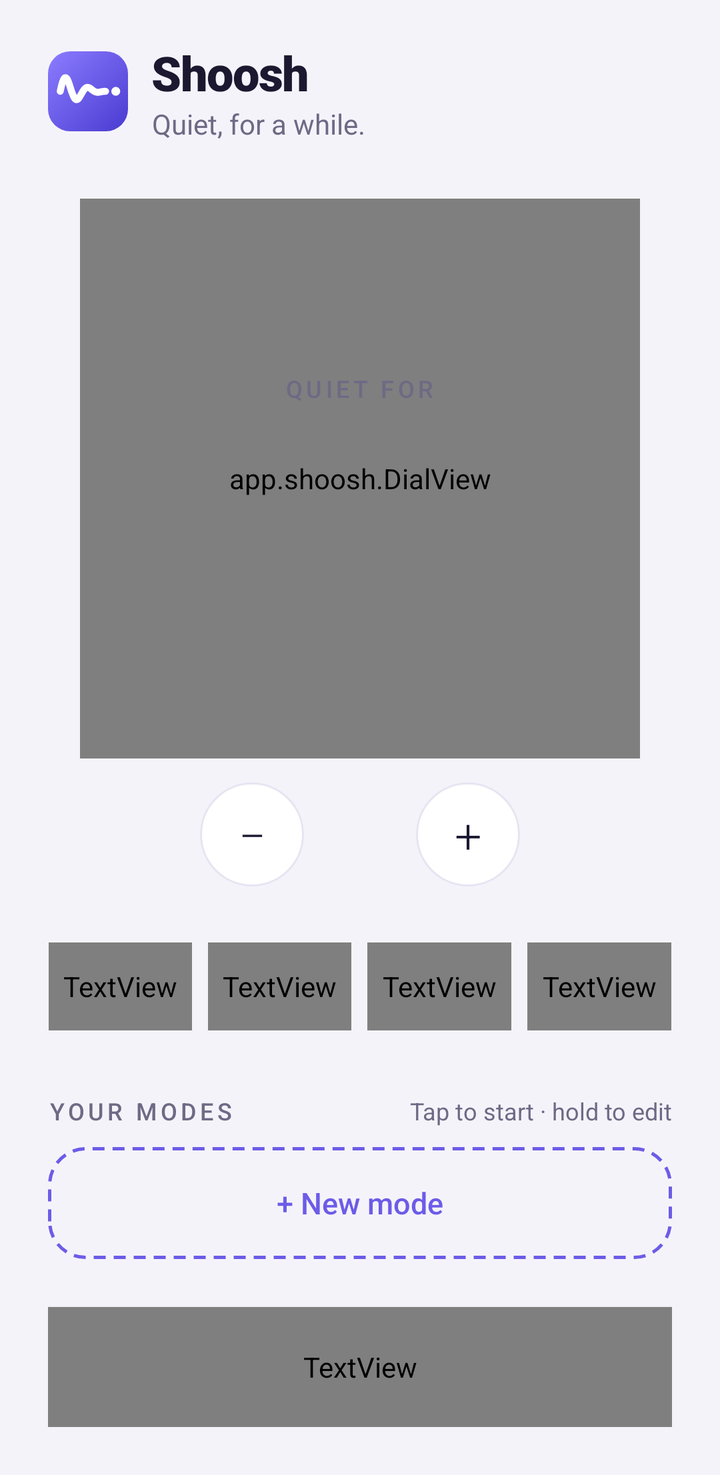
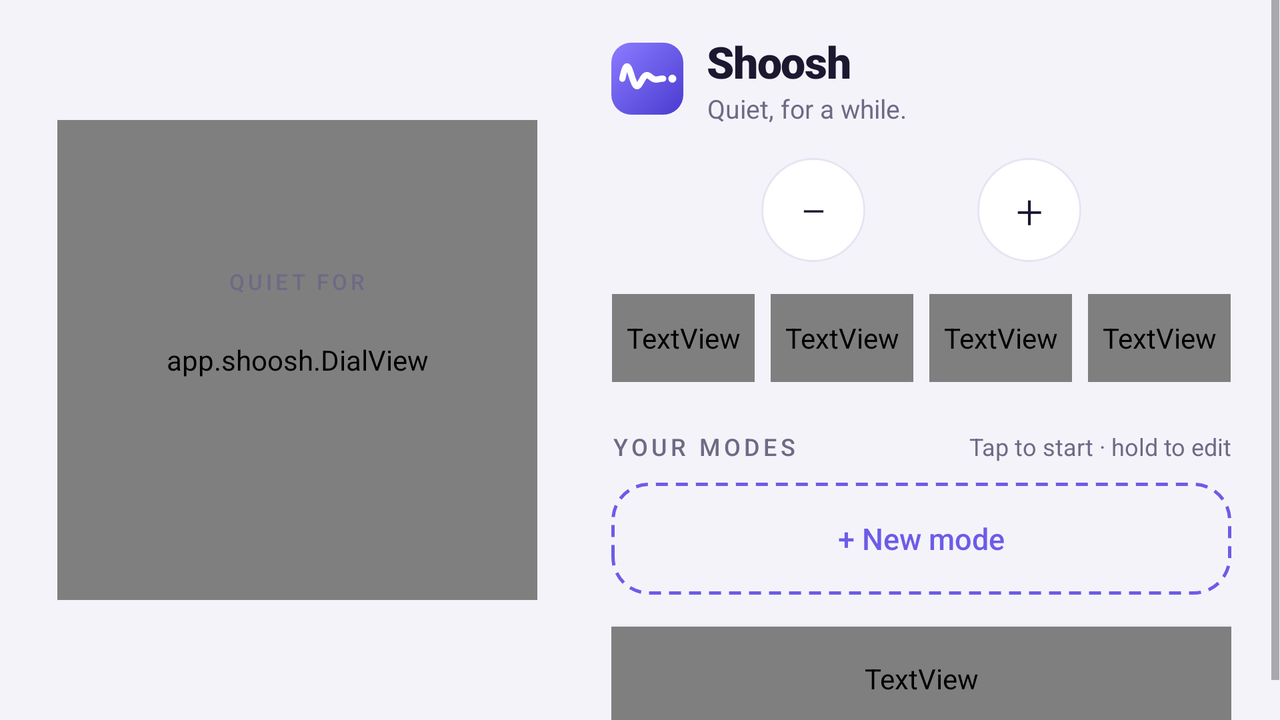

Two renders of one Android screen. The first uses the default layout on a phone; the second uses the alternative layout the repository ships for a different screen configuration, on a matching device. The two XML files are below.
<!-- AndroidManifest.xml: application theme AppTheme -->
<!-- res/layout/activity_main.xml -->
<?xml version="1.0" encoding="utf-8"?>
<ScrollView xmlns:android="http://schemas.android.com/apk/res/android"
    android:layout_width="match_parent"
    android:layout_height="match_parent"
    android:background="@color/bg"
    android:fillViewport="true"
    android:fitsSystemWindows="true">

    <LinearLayout
        android:layout_width="match_parent"
        android:layout_height="wrap_content"
        android:orientation="vertical"
        android:paddingStart="24dp"
        android:paddingTop="20dp"
        android:paddingEnd="24dp"
        android:paddingBottom="24dp">

        
        <LinearLayout
            android:layout_width="match_parent"
            android:layout_height="wrap_content"
            android:gravity="center_vertical"
            android:orientation="horizontal">

            <ImageView
                android:layout_width="40dp"
                android:layout_height="40dp"
                android:contentDescription="@null"
                android:src="@drawable/ic_logo" />

            <LinearLayout
                android:layout_width="wrap_content"
                android:layout_height="wrap_content"
                android:layout_marginStart="12dp"
                android:orientation="vertical">

                <TextView
                    android:layout_width="wrap_content"
                    android:layout_height="wrap_content"
                    android:fontFamily="sans-serif-black"
                    android:letterSpacing="-0.02"
                    android:text="@string/app_name"
                    android:textColor="@color/text"
                    android:textSize="24sp" />

                <TextView
                    android:layout_width="wrap_content"
                    android:layout_height="wrap_content"
                    android:text="@string/tagline"
                    android:textColor="@color/text_muted"
                    android:textSize="14sp" />
            </LinearLayout>
        </LinearLayout>

        
        <LinearLayout
            android:id="@+id/update_banner"
            android:layout_width="match_parent"
            android:layout_height="wrap_content"
            android:layout_marginTop="16dp"
            android:background="@drawable/bg_card"
            android:gravity="center_vertical"
            android:minHeight="60dp"
            android:orientation="horizontal"
            android:paddingStart="18dp"
            android:paddingEnd="10dp"
            android:visibility="gone">

            <TextView
                android:id="@+id/update_text"
                android:layout_width="0dp"
                android:layout_height="wrap_content"
                android:layout_weight="1"
                android:fontFamily="sans-serif-medium"
                android:textColor="@color/text"
                android:textSize="15sp" />

            <TextView
                android:id="@+id/update_button"
                android:layout_width="wrap_content"
                android:layout_height="40dp"
                android:background="@drawable/bg_button_primary"
                android:clickable="true"
                android:focusable="true"
                android:fontFamily="sans-serif-medium"
                android:gravity="center"
                android:paddingStart="18dp"
                android:paddingEnd="18dp"
                android:text="@string/update_install"
                android:textColor="@color/primary_text"
                android:textSize="14sp" />
        </LinearLayout>

        
        <LinearLayout
            android:id="@+id/permission_group"
            android:layout_width="match_parent"
            android:layout_height="wrap_content"
            android:layout_marginTop="24dp"
            android:background="@drawable/bg_card"
            android:orientation="vertical"
            android:padding="20dp"
            android:visibility="gone">

            <TextView
                android:layout_width="wrap_content"
                android:layout_height="wrap_content"
                android:fontFamily="sans-serif-medium"
                android:text="@string/permission_title"
                android:textColor="@color/text"
                android:textSize="17sp" />

            <TextView
                android:layout_width="match_parent"
                android:layout_height="wrap_content"
                android:layout_marginTop="6dp"
                android:lineSpacingMultiplier="1.2"
                android:text="@string/permission_body"
                android:textColor="@color/text_muted"
                android:textSize="14sp" />

            <TextView
                android:id="@+id/grant_button"
                style="@style/PillButton"
                android:layout_height="48dp"
                android:layout_marginTop="16dp"
                android:background="@drawable/bg_button_primary"
                android:text="@string/grant"
                android:textColor="@color/primary_text"
                android:textSize="16sp" />
        </LinearLayout>

        
        <FrameLayout
            android:layout_width="280dp"
            android:layout_height="280dp"
            android:layout_gravity="center_horizontal"
            android:layout_marginTop="28dp">

            <app.shoosh.DialView
                android:id="@+id/dial"
                android:layout_width="match_parent"
                android:layout_height="match_parent" />

            <LinearLayout
                android:layout_width="wrap_content"
                android:layout_height="wrap_content"
                android:layout_gravity="center"
                android:gravity="center_horizontal"
                android:orientation="vertical">

                <TextView
                    android:id="@+id/dial_label"
                    android:layout_width="wrap_content"
                    android:layout_height="wrap_content"
                    android:fontFamily="sans-serif-medium"
                    android:letterSpacing="0.15"
                    android:text="@string/label_idle"
                    android:textColor="@color/text_muted"
                    android:textSize="12sp" />

                <TextView
                    android:id="@+id/dial_time"
                    android:layout_width="wrap_content"
                    android:layout_height="wrap_content"
                    android:layout_marginTop="2dp"
                    android:fontFamily="sans-serif-light"
                    android:fontFeatureSettings="tnum"
                    android:textColor="@color/text"
                    android:textSize="52sp" />

                <TextView
                    android:id="@+id/dial_sub"
                    android:layout_width="wrap_content"
                    android:layout_height="wrap_content"
                    android:textColor="@color/text_muted"
                    android:textSize="14sp" />
            </LinearLayout>
        </FrameLayout>

        
        <LinearLayout
            android:id="@+id/idle_group"
            android:layout_width="match_parent"
            android:layout_height="wrap_content"
            android:orientation="vertical">

            <LinearLayout
                android:layout_width="wrap_content"
                android:layout_height="wrap_content"
                android:layout_gravity="center_horizontal"
                android:layout_marginTop="12dp"
                android:orientation="horizontal">

                <TextView
                    android:id="@+id/minus_button"
                    style="@style/RoundButton"
                    android:contentDescription="@string/minus_desc"
                    android:text="@string/minus" />

                <View
                    android:layout_width="56dp"
                    android:layout_height="1dp" />

                <TextView
                    android:id="@+id/plus_button"
                    style="@style/RoundButton"
                    android:contentDescription="@string/plus_desc"
                    android:text="@string/plus" />
            </LinearLayout>

            <LinearLayout
                android:layout_width="match_parent"
                android:layout_height="wrap_content"
                android:layout_marginStart="-4dp"
                android:layout_marginTop="28dp"
                android:layout_marginEnd="-4dp"
                android:orientation="horizontal">

                <TextView
                    android:id="@+id/preset_15"
                    style="@style/Chip"
                    android:text="@string/preset_15" />

                <TextView
                    android:id="@+id/preset_30"
                    style="@style/Chip"
                    android:text="@string/preset_30" />

                <TextView
                    android:id="@+id/preset_60"
                    style="@style/Chip"
                    android:text="@string/preset_60" />

                <TextView
                    android:id="@+id/preset_120"
                    style="@style/Chip"
                    android:text="@string/preset_120" />
            </LinearLayout>

            
            <LinearLayout
                android:layout_width="match_parent"
                android:layout_height="wrap_content"
                android:layout_marginTop="32dp"
                android:baselineAligned="true"
                android:orientation="horizontal">

                <TextView
                    android:layout_width="wrap_content"
                    android:layout_height="wrap_content"
                    android:fontFamily="sans-serif-medium"
                    android:letterSpacing="0.15"
                    android:text="@string/modes_title"
                    android:textColor="@color/text_muted"
                    android:textSize="12sp" />

                <TextView
                    android:layout_width="0dp"
                    android:layout_height="wrap_content"
                    android:layout_weight="1"
                    android:gravity="end"
                    android:text="@string/modes_hint"
                    android:textColor="@color/text_muted"
                    android:textSize="12sp" />
            </LinearLayout>

            <LinearLayout
                android:id="@+id/modes_container"
                android:layout_width="match_parent"
                android:layout_height="wrap_content"
                android:orientation="vertical" />

            <TextView
                android:id="@+id/new_mode_button"
                android:layout_width="match_parent"
                android:layout_height="56dp"
                android:layout_marginTop="10dp"
                android:background="@drawable/bg_dashed"
                android:clickable="true"
                android:focusable="true"
                android:fontFamily="sans-serif-medium"
                android:gravity="center"
                android:text="@string/new_mode"
                android:textColor="@color/accent"
                android:textSize="15sp" />
        </LinearLayout>

        <View
            android:layout_width="match_parent"
            android:layout_height="0dp"
            android:layout_weight="1"
            android:minHeight="24dp" />

        
        <TextView
            android:id="@+id/extend_button"
            style="@style/PillButton"
            android:layout_marginBottom="12dp"
            android:background="@drawable/bg_button_secondary"
            android:text="@string/extend"
            android:textColor="@color/accent"
            android:visibility="gone" />

        <TextView
            android:id="@+id/main_button"
            style="@style/PillButton"
            android:background="@drawable/bg_button_primary"
            android:elevation="2dp"
            android:text="@string/go"
            android:textColor="@color/primary_text" />
    </LinearLayout>
</ScrollView>
<!-- resources referenced by this layout -->
<resources>
  <color name="accent">#FF6C5CE7</color>
  <color name="bg">#FFF5F3FA</color>
  <color name="text">#FF1B1830</color>
  <color name="text_muted">#FF6E6A85</color>
  <!-- drawable bg_button_secondary (drawable) -->
  <?xml version="1.0" encoding="utf-8"?>
  <ripple xmlns:android="http://schemas.android.com/apk/res/android" android:color="@color/ripple">
      <item>
          <shape android:shape="rectangle">
              <solid android:color="@color/accent_soft" />
              <corners android:radius="32dp" />
          </shape>
      </item>
  </ripple>
  <!-- drawable bg_dashed (drawable) -->
  <?xml version="1.0" encoding="utf-8"?>
  <ripple xmlns:android="http://schemas.android.com/apk/res/android" android:color="@color/ripple">
      <item>
          <shape android:shape="rectangle">
              <stroke android:width="1.5dp" android:color="@color/accent"
                  android:dashWidth="6dp" android:dashGap="4dp" />
              <corners android:radius="18dp" />
          </shape>
      </item>
  </ripple>
  <string name="app_name">Shoosh</string>
  <string name="extend">+15 min</string>
  <string name="go">Shoosh</string>
  <string name="grant">Open settings</string>
  <string name="label_idle">QUIET FOR</string>
  <string name="minus">−</string>
  <string name="minus_desc">5 minutes less</string>
  <string name="modes_hint">Tap to start · hold to edit</string>
  <string name="modes_title">YOUR MODES</string>
  <string name="new_mode">+ New mode</string>
  <string name="permission_body">To switch your phone to vibrate, Android needs you to allow Shoosh under Do Not Disturb access. Find Shoosh in the list and switch it on.</string>
  <string name="permission_title">One quick thing</string>
  <string name="plus">+</string>
  <string name="plus_desc">5 minutes more</string>
  <string name="preset_120">2h</string>
  <string name="preset_15">15m</string>
  <string name="preset_30">30m</string>
  <string name="preset_60">1h</string>
  <string name="tagline">Quiet, for a while.</string>
  <string name="update_install">Update</string>
  <style name="PillButton">
          <item name="android:layout_width">match_parent</item>
          <item name="android:layout_height">60dp</item>
          <item name="android:gravity">center</item>
          <item name="android:textSize">18sp</item>
          <item name="android:fontFamily">sans-serif-medium</item>
          <item name="android:letterSpacing">0.02</item>
          <item name="android:clickable">true</item>
          <item name="android:focusable">true</item>
      </style>
  <style name="AppTheme" parent="android:Theme.Material.Light.NoActionBar">
          <item name="android:colorPrimary">@color/accent</item>
          <item name="android:colorAccent">@color/accent</item>
          <item name="android:windowBackground">@color/bg</item>
          <item name="android:statusBarColor">@color/bg</item>
          <item name="android:navigationBarColor">@color/bg</item>
          <item name="android:windowLightStatusBar">true</item>
      </style>
  <color name="track">#FFE7E4F2</color>
  <color name="accent_end">#FFA29BFE</color>
  <color name="ripple">#1F6C5CE7</color>
  <color name="accent_soft">#FFE9E5FD</color>
  <!-- drawable bg_round (drawable) -->
  <?xml version="1.0" encoding="utf-8"?>
  <ripple xmlns:android="http://schemas.android.com/apk/res/android" android:color="@color/ripple">
      <item>
          <shape android:shape="oval">
              <solid android:color="@color/surface" />
              <stroke android:width="1dp" android:color="@color/track" />
          </shape>
      </item>
  </ripple>
  <color name="surface">#FFFFFFFF</color>
  <!-- some entries are left out for length -->
</resources>
<!-- res/layout-land/activity_main.xml (the repository's variant of the layout above) -->
<!-- drawn on the phone turned sideways -->
<?xml version="1.0" encoding="utf-8"?>
<LinearLayout xmlns:android="http://schemas.android.com/apk/res/android"
    android:layout_width="match_parent"
    android:layout_height="match_parent"
    android:background="@color/bg"
    android:fitsSystemWindows="true"
    android:orientation="horizontal">

    
    <FrameLayout
        android:layout_width="0dp"
        android:layout_height="match_parent"
        android:layout_weight="1">

        <FrameLayout
            android:layout_width="240dp"
            android:layout_height="240dp"
            android:layout_gravity="center">

            <app.shoosh.DialView
                android:id="@+id/dial"
                android:layout_width="match_parent"
                android:layout_height="match_parent" />

            <LinearLayout
                android:layout_width="wrap_content"
                android:layout_height="wrap_content"
                android:layout_gravity="center"
                android:gravity="center_horizontal"
                android:orientation="vertical">

                <TextView
                    android:id="@+id/dial_label"
                    android:layout_width="wrap_content"
                    android:layout_height="wrap_content"
                    android:fontFamily="sans-serif-medium"
                    android:letterSpacing="0.15"
                    android:text="@string/label_idle"
                    android:textColor="@color/text_muted"
                    android:textSize="11sp" />

                <TextView
                    android:id="@+id/dial_time"
                    android:layout_width="wrap_content"
                    android:layout_height="wrap_content"
                    android:layout_marginTop="2dp"
                    android:fontFamily="sans-serif-light"
                    android:fontFeatureSettings="tnum"
                    android:textColor="@color/text"
                    android:textSize="44sp" />

                <TextView
                    android:id="@+id/dial_sub"
                    android:layout_width="wrap_content"
                    android:layout_height="wrap_content"
                    android:textColor="@color/text_muted"
                    android:textSize="13sp" />
            </LinearLayout>
        </FrameLayout>
    </FrameLayout>

    
    <ScrollView
        android:layout_width="0dp"
        android:layout_height="match_parent"
        android:layout_weight="1.15"
        android:fillViewport="true">

        <LinearLayout
            android:layout_width="match_parent"
            android:layout_height="wrap_content"
            android:orientation="vertical"
            android:paddingStart="8dp"
            android:paddingTop="16dp"
            android:paddingEnd="24dp"
            android:paddingBottom="16dp">

            
            <LinearLayout
                android:layout_width="match_parent"
                android:layout_height="wrap_content"
                android:gravity="center_vertical"
                android:orientation="horizontal">

                <ImageView
                    android:layout_width="36dp"
                    android:layout_height="36dp"
                    android:contentDescription="@null"
                    android:src="@drawable/ic_logo" />

                <LinearLayout
                    android:layout_width="wrap_content"
                    android:layout_height="wrap_content"
                    android:layout_marginStart="12dp"
                    android:orientation="vertical">

                    <TextView
                        android:layout_width="wrap_content"
                        android:layout_height="wrap_content"
                        android:fontFamily="sans-serif-black"
                        android:letterSpacing="-0.02"
                        android:text="@string/app_name"
                        android:textColor="@color/text"
                        android:textSize="22sp" />

                    <TextView
                        android:layout_width="wrap_content"
                        android:layout_height="wrap_content"
                        android:text="@string/tagline"
                        android:textColor="@color/text_muted"
                        android:textSize="13sp" />
                </LinearLayout>
            </LinearLayout>

            
            <LinearLayout
                android:id="@+id/update_banner"
                android:layout_width="match_parent"
                android:layout_height="wrap_content"
                android:layout_marginTop="16dp"
                android:background="@drawable/bg_card"
                android:gravity="center_vertical"
                android:minHeight="60dp"
                android:orientation="horizontal"
                android:paddingStart="18dp"
                android:paddingEnd="10dp"
                android:visibility="gone">

                <TextView
                    android:id="@+id/update_text"
                    android:layout_width="0dp"
                    android:layout_height="wrap_content"
                    android:layout_weight="1"
                    android:fontFamily="sans-serif-medium"
                    android:textColor="@color/text"
                    android:textSize="15sp" />

                <TextView
                    android:id="@+id/update_button"
                    android:layout_width="wrap_content"
                    android:layout_height="40dp"
                    android:background="@drawable/bg_button_primary"
                    android:clickable="true"
                    android:focusable="true"
                    android:fontFamily="sans-serif-medium"
                    android:gravity="center"
                    android:paddingStart="18dp"
                    android:paddingEnd="18dp"
                    android:text="@string/update_install"
                    android:textColor="@color/primary_text"
                    android:textSize="14sp" />
            </LinearLayout>

            
            <LinearLayout
                android:id="@+id/permission_group"
                android:layout_width="match_parent"
                android:layout_height="wrap_content"
                android:layout_marginTop="16dp"
                android:background="@drawable/bg_card"
                android:orientation="vertical"
                android:padding="20dp"
                android:visibility="gone">

                <TextView
                    android:layout_width="wrap_content"
                    android:layout_height="wrap_content"
                    android:fontFamily="sans-serif-medium"
                    android:text="@string/permission_title"
                    android:textColor="@color/text"
                    android:textSize="17sp" />

                <TextView
                    android:layout_width="match_parent"
                    android:layout_height="wrap_content"
                    android:layout_marginTop="6dp"
                    android:lineSpacingMultiplier="1.2"
                    android:text="@string/permission_body"
                    android:textColor="@color/text_muted"
                    android:textSize="14sp" />

                <TextView
                    android:id="@+id/grant_button"
                    style="@style/PillButton"
                    android:layout_height="48dp"
                    android:layout_marginTop="16dp"
                    android:background="@drawable/bg_button_primary"
                    android:text="@string/grant"
                    android:textColor="@color/primary_text"
                    android:textSize="16sp" />
            </LinearLayout>

            
            <LinearLayout
                android:id="@+id/idle_group"
                android:layout_width="match_parent"
                android:layout_height="wrap_content"
                android:orientation="vertical">

                <LinearLayout
                    android:layout_width="wrap_content"
                    android:layout_height="wrap_content"
                    android:layout_gravity="center_horizontal"
                    android:layout_marginTop="16dp"
                    android:orientation="horizontal">

                    <TextView
                        android:id="@+id/minus_button"
                        style="@style/RoundButton"
                        android:contentDescription="@string/minus_desc"
                        android:text="@string/minus" />

                    <View
                        android:layout_width="56dp"
                        android:layout_height="1dp" />

                    <TextView
                        android:id="@+id/plus_button"
                        style="@style/RoundButton"
                        android:contentDescription="@string/plus_desc"
                        android:text="@string/plus" />
                </LinearLayout>

                <LinearLayout
                    android:layout_width="match_parent"
                    android:layout_height="wrap_content"
                    android:layout_marginStart="-4dp"
                    android:layout_marginTop="16dp"
                    android:layout_marginEnd="-4dp"
                    android:orientation="horizontal">

                    <TextView
                        android:id="@+id/preset_15"
                        style="@style/Chip"
                        android:text="@string/preset_15" />

                    <TextView
                        android:id="@+id/preset_30"
                        style="@style/Chip"
                        android:text="@string/preset_30" />

                    <TextView
                        android:id="@+id/preset_60"
                        style="@style/Chip"
                        android:text="@string/preset_60" />

                    <TextView
                        android:id="@+id/preset_120"
                        style="@style/Chip"
                        android:text="@string/preset_120" />
                </LinearLayout>

                
                <LinearLayout
                    android:layout_width="match_parent"
                    android:layout_height="wrap_content"
                    android:layout_marginTop="24dp"
                    android:orientation="horizontal">

                    <TextView
                        android:layout_width="wrap_content"
                        android:layout_height="wrap_content"
                        android:fontFamily="sans-serif-medium"
                        android:letterSpacing="0.15"
                        android:text="@string/modes_title"
                        android:textColor="@color/text_muted"
                        android:textSize="12sp" />

                    <TextView
                        android:layout_width="0dp"
                        android:layout_height="wrap_content"
                        android:layout_weight="1"
                        android:gravity="end"
                        android:text="@string/modes_hint"
                        android:textColor="@color/text_muted"
                        android:textSize="12sp" />
                </LinearLayout>

                <LinearLayout
                    android:id="@+id/modes_container"
                    android:layout_width="match_parent"
                    android:layout_height="wrap_content"
                    android:orientation="vertical" />

                <TextView
                    android:id="@+id/new_mode_button"
                    android:layout_width="match_parent"
                    android:layout_height="56dp"
                    android:layout_marginTop="10dp"
                    android:background="@drawable/bg_dashed"
                    android:clickable="true"
                    android:focusable="true"
                    android:fontFamily="sans-serif-medium"
                    android:gravity="center"
                    android:text="@string/new_mode"
                    android:textColor="@color/accent"
                    android:textSize="15sp" />
            </LinearLayout>

            <View
                android:layout_width="match_parent"
                android:layout_height="0dp"
                android:layout_weight="1"
                android:minHeight="16dp" />

            
            <TextView
                android:id="@+id/extend_button"
                style="@style/PillButton"
                android:layout_height="52dp"
                android:layout_marginBottom="12dp"
                android:background="@drawable/bg_button_secondary"
                android:text="@string/extend"
                android:textColor="@color/accent"
                android:visibility="gone" />

            <TextView
                android:id="@+id/main_button"
                style="@style/PillButton"
                android:layout_height="52dp"
                android:background="@drawable/bg_button_primary"
                android:elevation="2dp"
                android:text="@string/go"
                android:textColor="@color/primary_text" />
        </LinearLayout>
    </ScrollView>
</LinearLayout>
